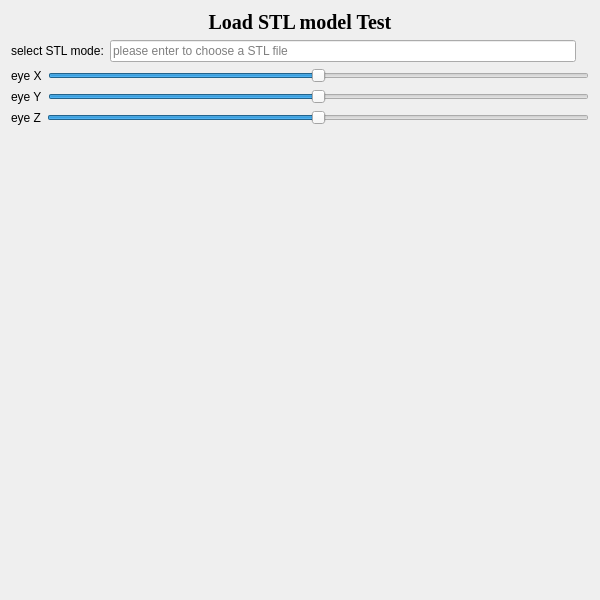
<?xml version="1.0" encoding="UTF-8"?>
<ui version="4.0">
 <class>Widget</class>
 <widget class="QWidget" name="Widget">
  <property name="geometry">
   <rect>
    <x>0</x>
    <y>0</y>
    <width>600</width>
    <height>600</height>
   </rect>
  </property>
  <property name="windowTitle">
   <string>StlLoader</string>
  </property>
  <layout class="QVBoxLayout" name="verticalLayout">
   <item>
    <widget class="QLabel" name="label">
     <property name="font">
      <font>
       <family>Times New Roman</family>
       <pointsize>15</pointsize>
       <weight>75</weight>
       <bold>true</bold>
      </font>
     </property>
     <property name="text">
      <string>Load STL model Test</string>
     </property>
     <property name="alignment">
      <set>Qt::AlignCenter</set>
     </property>
    </widget>
   </item>
   <item>
    <layout class="QHBoxLayout" name="horizontalLayout_5">
     <item>
      <widget class="QLabel" name="label_8">
       <property name="text">
        <string>select STL mode:</string>
       </property>
      </widget>
     </item>
     <item>
      <widget class="QLineEdit" name="lineEdit_file">
       <property name="placeholderText">
        <string>please enter to choose a STL file</string>
       </property>
      </widget>
     </item>
     <item>
      <widget class="QLabel" name="label_log">
       <property name="text">
        <string/>
       </property>
      </widget>
     </item>
    </layout>
   </item>
   <item>
    <layout class="QVBoxLayout" name="verticalLayout_model"/>
   </item>
   <item>
    <layout class="QHBoxLayout" name="horizontalLayout">
     <item>
      <widget class="QLabel" name="label_2">
       <property name="text">
        <string>eye X</string>
       </property>
      </widget>
     </item>
     <item>
      <widget class="QSlider" name="horizontalSlider_X">
       <property name="minimum">
        <number>-99</number>
       </property>
       <property name="orientation">
        <enum>Qt::Horizontal</enum>
       </property>
      </widget>
     </item>
    </layout>
   </item>
   <item>
    <layout class="QHBoxLayout" name="horizontalLayout_2">
     <item>
      <widget class="QLabel" name="label_3">
       <property name="text">
        <string>eye Y</string>
       </property>
      </widget>
     </item>
     <item>
      <widget class="QSlider" name="horizontalSlider_Y">
       <property name="minimum">
        <number>-99</number>
       </property>
       <property name="orientation">
        <enum>Qt::Horizontal</enum>
       </property>
      </widget>
     </item>
    </layout>
   </item>
   <item>
    <layout class="QHBoxLayout" name="horizontalLayout_3">
     <item>
      <widget class="QLabel" name="label_4">
       <property name="text">
        <string>eye Z</string>
       </property>
      </widget>
     </item>
     <item>
      <widget class="QSlider" name="horizontalSlider_Z">
       <property name="minimum">
        <number>-1000</number>
       </property>
       <property name="maximum">
        <number>1000</number>
       </property>
       <property name="orientation">
        <enum>Qt::Horizontal</enum>
       </property>
      </widget>
     </item>
    </layout>
   </item>
   <item>
    <spacer name="verticalSpacer">
     <property name="orientation">
      <enum>Qt::Vertical</enum>
     </property>
     <property name="sizeHint" stdset="0">
      <size>
       <width>20</width>
       <height>40</height>
      </size>
     </property>
    </spacer>
   </item>
  </layout>
 </widget>
 <resources/>
 <connections/>
</ui>
